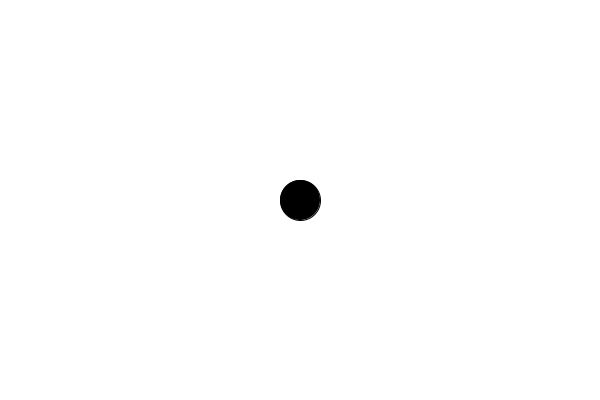
Frame 1 (no input)
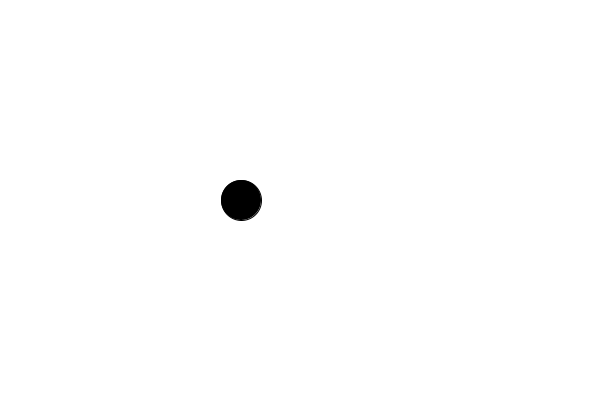
Frame 60 (the mouse pressed at the canvas centre just before this capture)
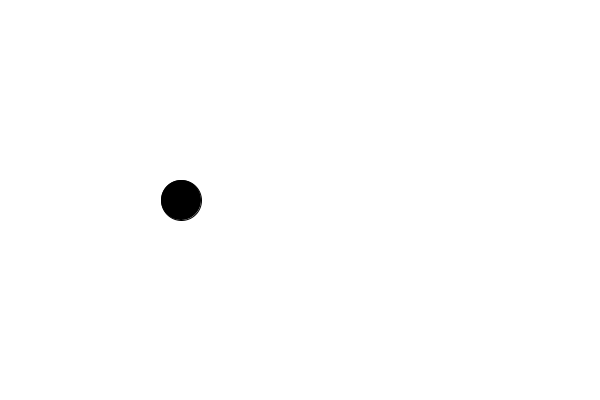
Frame 120 (the mouse held since frame 60 and released just before this capture)

The Processing sketch that drew these frames (run headless with seeded random() and noise(); from frame 60 on, the mouse is pressed at the canvas centre):

// Processing sketch: bounce
// ── bounce.pde
int x = 300;
boolean moveRight = false;

void setup() {
  size(600,400);
}

void draw() {
  background(255);
  fill(0);
  ellipse(x,200,40,40);
  
  // flytter til højre
  if (moveRight == true) {
    x = x + 1;
  }
  
  // flytter til venstre
  if (moveRight == false) {
    x = x - 1;
  }
}

void keyPressed() {
  println(key); 
  // hvis key er A sæt moveRight til false;
  if( key == 'a') {
    moveRight = false;
  }
  // hvis key er D sæt moveRight til true;
  if( key == 'd') {
     moveRight = true; 
  }
  
  
}
